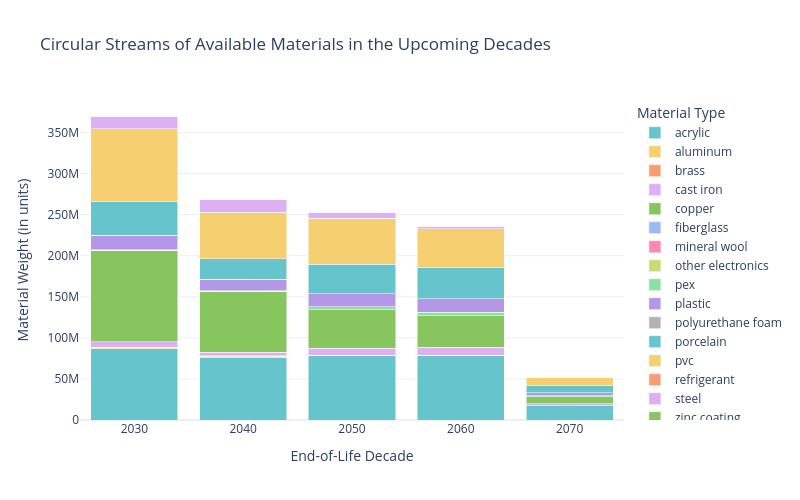

Write notebook code for a chart like this one.
### Code cell
# # Create a vertical bar chart
# material_availability.plot(kind='bar', stacked=True, figsize=(10, 5))
# plt.title("Circular Streams of Available Materials in the Upcoming Decades")
# plt.xlabel("End-of-Life Decade")
# plt.ylabel("Material Weight (in units)")
# # remove grid
# plt.grid(False)
# plt.legend(title="Material Type", bbox_to_anchor=(1.05, 1), loc='upper left')
# plt.tight_layout()
# plt.gca().xaxis.set_major_locator(plt.MaxNLocator(integer=True))

# Reset index to get 'end_of_life_decade' as a column
material_availability_reset = material_availability_future.reset_index()

# Melt the DataFrame to long format
material_availability_melted = material_availability_reset.melt(
    id_vars='end_of_life_decade',
    var_name='Material',
    value_name='Material Weight'
)
import plotly.express as px

# Create the stacked bar chart
fig = px.bar(
    material_availability_melted,
    x='end_of_life_decade',
    y='Material Weight',
    color='Material',
    title="Circular Streams of Available Materials in the Upcoming Decades",
    labels={'end_of_life_decade': 'End-of-Life Decade', 'Material Weight': 'Material Weight (in units)'},
    width=800,
    height=500,
    color_discrete_sequence=px.colors.qualitative.Pastel  # Use Pastel palette
)
fig.update_layout(barmode='stack')

# Cleaner layout
fig.update_layout(
    template='plotly_white',
    xaxis_title='End-of-Life Decade',
    yaxis_title='Material Weight (in units)',
    legend_title='Material Type',
    showlegend=True
)

fig.show()

# Export the figure as SVG
fig.write_image('material_availability.svg')

### Figure 1 — Plotly figure (JSON) as saved in the notebook; plotly's stock layout.template omitted (floating-point values rounded to 4 significant figures)
{"data": [{"alignmentgroup": "True", "hovertemplate": "Material=acrylic<br>End-of-Life Decade=%{x}<br>Material Weight (in units)=%{y}<extra></extra>", "legendgroup": "acrylic", "marker": {"color": "rgb(102, 197, 204)", "pattern": {"shape": ""}}, "name": "acrylic", "offsetgroup": "acrylic", "orientation": "v", "showlegend": true, "textposition": "auto", "type": "bar", "x": [2030, 2040, 2050, 2060, 2070], "xaxis": "x", "y": [86950000.0, 75980000.0, 78080000.0, 78921680, 17619280], "yaxis": "y"}, {"alignmentgroup": "True", "hovertemplate": "Material=aluminum<br>End-of-Life Decade=%{x}<br>Material Weight (in units)=%{y}<extra></extra>", "legendgroup": "aluminum", "marker": {"color": "rgb(246, 207, 113)", "pattern": {"shape": ""}}, "name": "aluminum", "offsetgroup": "aluminum", "orientation": "v", "showlegend": true, "textposition": "auto", "type": "bar", "x": [2030, 2040, 2050, 2060, 2070], "xaxis": "x", "y": [1196000.0, 1799000.0, 481900.0, 0, 0], "yaxis": "y"}, {"alignmentgroup": "True", "hovertemplate": "Material=brass<br>End-of-Life Decade=%{x}<br>Material Weight (in units)=%{y}<extra></extra>", "legendgroup": "brass", "marker": {"color": "rgb(248, 156, 116)", "pattern": {"shape": ""}}, "name": "brass", "offsetgroup": "brass", "orientation": "v", "showlegend": true, "textposition": "auto", "type": "bar", "x": [2030, 2040, 2050, 2060, 2070], "xaxis": "x", "y": [151300.0, 166800.0, 59060.0, 0, 0], "yaxis": "y"}, {"alignmentgroup": "True", "hovertemplate": "Material=cast iron<br>End-of-Life Decade=%{x}<br>Material Weight (in units)=%{y}<extra></extra>", "legendgroup": "cast iron", "marker": {"color": "rgb(220, 176, 242)", "pattern": {"shape": ""}}, "name": "cast iron", "offsetgroup": "cast iron", "orientation": "v", "showlegend": true, "textposition": "auto", "type": "bar", "x": [2030, 2040, 2050, 2060, 2070], "xaxis": "x", "y": [6748860, 4836100, 8719970, 9865210, 2202410], "yaxis": "y"}, {"alignmentgroup": "True", "hovertemplate": "Material=copper<br>End-of-Life Decade=%{x}<br>Material Weight (in units)=%{y}<extra></extra>", "legendgroup": "copper", "marker": {"color": "rgb(135, 197, 95)", "pattern": {"shape": ""}}, "name": "copper", "offsetgroup": "copper", "orientation": "v", "showlegend": true, "textposition": "auto", "type": "bar", "x": [2030, 2040, 2050, 2060, 2070], "xaxis": "x", "y": [111500000.0, 74170000.0, 46850000.0, 38230000.0, 8508000.0], "yaxis": "y"}, {"alignmentgroup": "True", "hovertemplate": "Material=fiberglass<br>End-of-Life Decade=%{x}<br>Material Weight (in units)=%{y}<extra></extra>", "legendgroup": "fiberglass", "marker": {"color": "rgb(158, 185, 243)", "pattern": {"shape": ""}}, "name": "fiberglass", "offsetgroup": "fiberglass", "orientation": "v", "showlegend": true, "textposition": "auto", "type": "bar", "x": [2030, 2040, 2050, 2060, 2070], "xaxis": "x", "y": [0, 0, 0, 0, 0], "yaxis": "y"}, {"alignmentgroup": "True", "hovertemplate": "Material=mineral wool<br>End-of-Life Decade=%{x}<br>Material Weight (in units)=%{y}<extra></extra>", "legendgroup": "mineral wool", "marker": {"color": "rgb(254, 136, 177)", "pattern": {"shape": ""}}, "name": "mineral wool", "offsetgroup": "mineral wool", "orientation": "v", "showlegend": true, "textposition": "auto", "type": "bar", "x": [2030, 2040, 2050, 2060, 2070], "xaxis": "x", "y": [378200.0, 417100.0, 147700.0, 0, 0], "yaxis": "y"}, {"alignmentgroup": "True", "hovertemplate": "Material=other electronics<br>End-of-Life Decade=%{x}<br>Material Weight (in units)=%{y}<extra></extra>", "legendgroup": "other electronics", "marker": {"color": "rgb(201, 219, 116)", "pattern": {"shape": ""}}, "name": "other electronics", "offsetgroup": "other electronics", "orientation": "v", "showlegend": true, "textposition": "auto", "type": "bar", "x": [2030, 2040, 2050, 2060, 2070], "xaxis": "x", "y": [75650.0, 83420.0, 29530.0, 0, 0], "yaxis": "y"}, {"alignmentgroup": "True", "hovertemplate": "Material=pex<br>End-of-Life Decade=%{x}<br>Material Weight (in units)=%{y}<extra></extra>", "legendgroup": "pex", "marker": {"color": "rgb(139, 224, 164)", "pattern": {"shape": ""}}, "name": "pex", "offsetgroup": "pex", "orientation": "v", "showlegend": true, "textposition": "auto", "type": "bar", "x": [2030, 2040, 2050, 2060, 2070], "xaxis": "x", "y": [0, 0, 3514000.0, 4099000.0, 1040000.0], "yaxis": "y"}, {"alignmentgroup": "True", "hovertemplate": "Material=plastic<br>End-of-Life Decade=%{x}<br>Material Weight (in units)=%{y}<extra></extra>", "legendgroup": "plastic", "marker": {"color": "rgb(180, 151, 231)", "pattern": {"shape": ""}}, "name": "plastic", "offsetgroup": "plastic", "orientation": "v", "showlegend": true, "textposition": "auto", "type": "bar", "x": [2030, 2040, 2050, 2060, 2070], "xaxis": "x", "y": [17940000.0, 13940000.0, 15880000.0, 16500000.0, 3679000.0], "yaxis": "y"}, {"alignmentgroup": "True", "hovertemplate": "Material=polyurethane foam<br>End-of-Life Decade=%{x}<br>Material Weight (in units)=%{y}<extra></extra>", "legendgroup": "polyurethane foam", "marker": {"color": "rgb(179, 179, 179)", "pattern": {"shape": ""}}, "name": "polyurethane foam", "offsetgroup": "polyurethane foam", "orientation": "v", "showlegend": true, "textposition": "auto", "type": "bar", "x": [2030, 2040, 2050, 2060, 2070], "xaxis": "x", "y": [0, 0, 0, 0, 0], "yaxis": "y"}, {"alignmentgroup": "True", "hovertemplate": "Material=porcelain<br>End-of-Life Decade=%{x}<br>Material Weight (in units)=%{y}<extra></extra>", "legendgroup": "porcelain", "marker": {"color": "rgb(102, 197, 204)", "pattern": {"shape": ""}}, "name": "porcelain", "offsetgroup": "porcelain", "orientation": "v", "showlegend": true, "textposition": "auto", "type": "bar", "x": [2030, 2040, 2050, 2060, 2070], "xaxis": "x", "y": [40470000.0, 24820000.0, 35910000.0, 38310000.0, 8522000.0], "yaxis": "y"}, {"alignmentgroup": "True", "hovertemplate": "Material=pvc<br>End-of-Life Decade=%{x}<br>Material Weight (in units)=%{y}<extra></extra>", "legendgroup": "pvc", "marker": {"color": "rgb(246, 207, 113)", "pattern": {"shape": ""}}, "name": "pvc", "offsetgroup": "pvc", "orientation": "v", "showlegend": true, "textposition": "auto", "type": "bar", "x": [2030, 2040, 2050, 2060, 2070], "xaxis": "x", "y": [88970000.0, 56040000.0, 55910000.0, 46720000.0, 10400000.0], "yaxis": "y"}, {"alignmentgroup": "True", "hovertemplate": "Material=refrigerant<br>End-of-Life Decade=%{x}<br>Material Weight (in units)=%{y}<extra></extra>", "legendgroup": "refrigerant", "marker": {"color": "rgb(248, 156, 116)", "pattern": {"shape": ""}}, "name": "refrigerant", "offsetgroup": "refrigerant", "orientation": "v", "showlegend": true, "textposition": "auto", "type": "bar", "x": [2030, 2040, 2050, 2060, 2070], "xaxis": "x", "y": [261100.0, 408100.0, 105700.0, 0, 0], "yaxis": "y"}, {"alignmentgroup": "True", "hovertemplate": "Material=steel<br>End-of-Life Decade=%{x}<br>Material Weight (in units)=%{y}<extra></extra>", "legendgroup": "steel", "marker": {"color": "rgb(220, 176, 242)", "pattern": {"shape": ""}}, "name": "steel", "offsetgroup": "steel", "orientation": "v", "showlegend": true, "textposition": "auto", "type": "bar", "x": [2030, 2040, 2050, 2060, 2070], "xaxis": "x", "y": [15410000.0, 15760000.0, 7417000.0, 3318000.0, 738100.0], "yaxis": "y"}, {"alignmentgroup": "True", "hovertemplate": "Material=zinc coating<br>End-of-Life Decade=%{x}<br>Material Weight (in units)=%{y}<extra></extra>", "legendgroup": "zinc coating", "marker": {"color": "rgb(135, 197, 95)", "pattern": {"shape": ""}}, "name": "zinc coating", "offsetgroup": "zinc coating", "orientation": "v", "showlegend": true, "textposition": "auto", "type": "bar", "x": [2030, 2040, 2050, 2060, 2070], "xaxis": "x", "y": [0, 0, 0, 0, 0], "yaxis": "y"}], "layout": {"barmode": "stack", "height": 500, "legend": {"title": {"text": "Material Type"}, "tracegroupgap": 0}, "showlegend": true, "title": {"text": "Circular Streams of Available Materials in the Upcoming Decades"}, "width": 800, "xaxis": {"anchor": "y", "domain": [0, 1], "title": {"text": "End-of-Life Decade"}}, "yaxis": {"anchor": "x", "domain": [0, 1], "title": {"text": "Material Weight (in units)"}}}}
